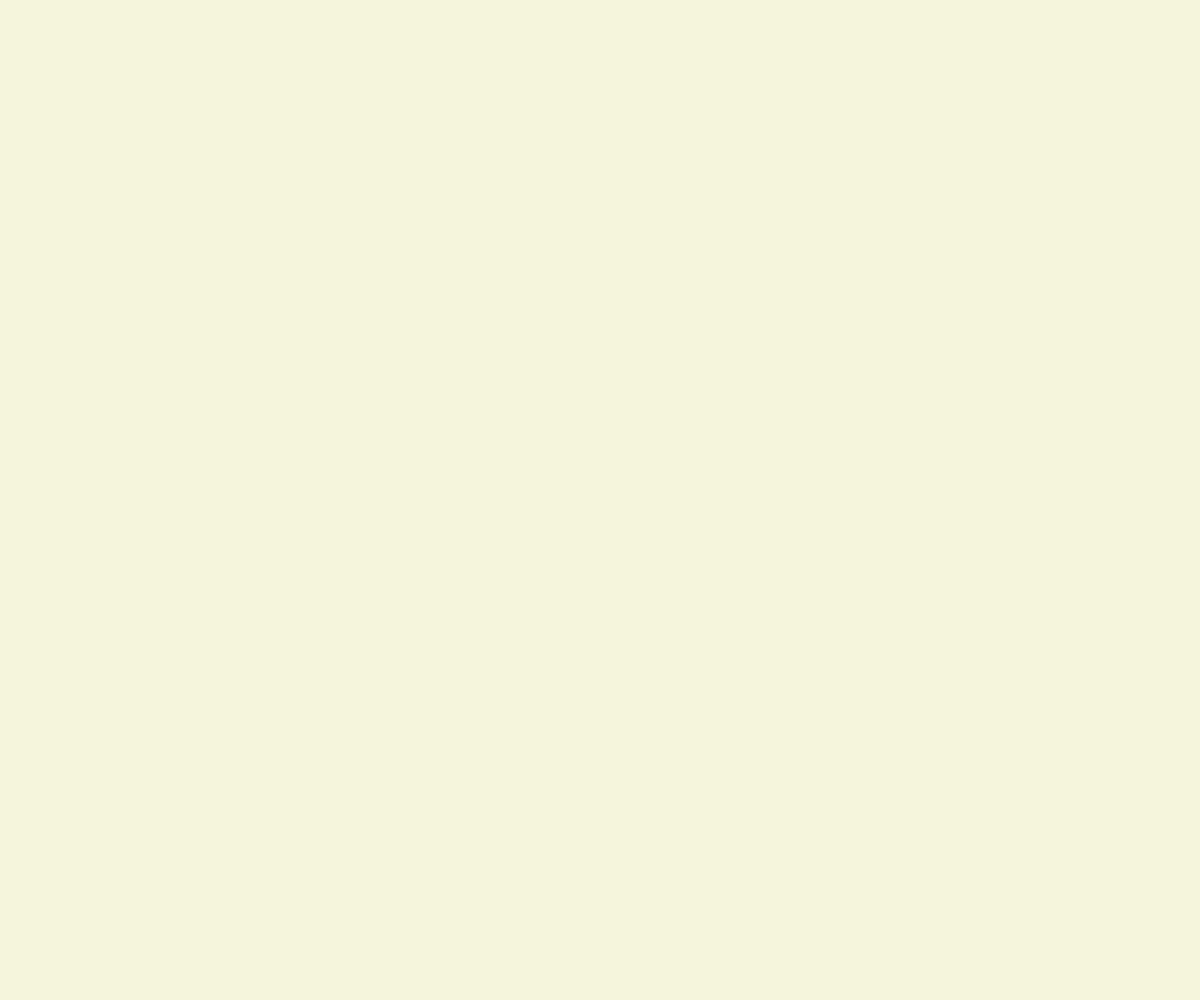
Frame 1 (no input)
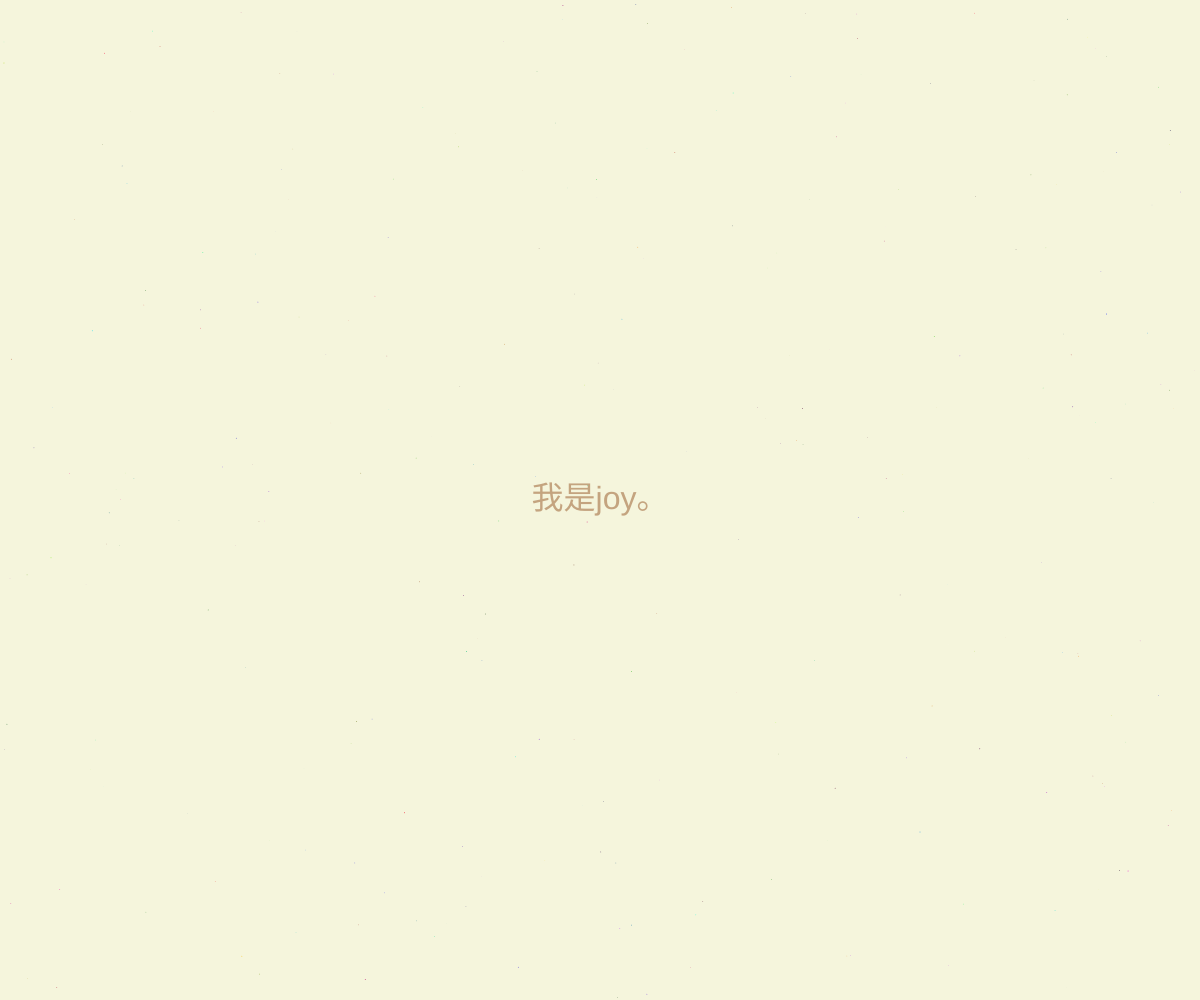
Frame 60 (no input)
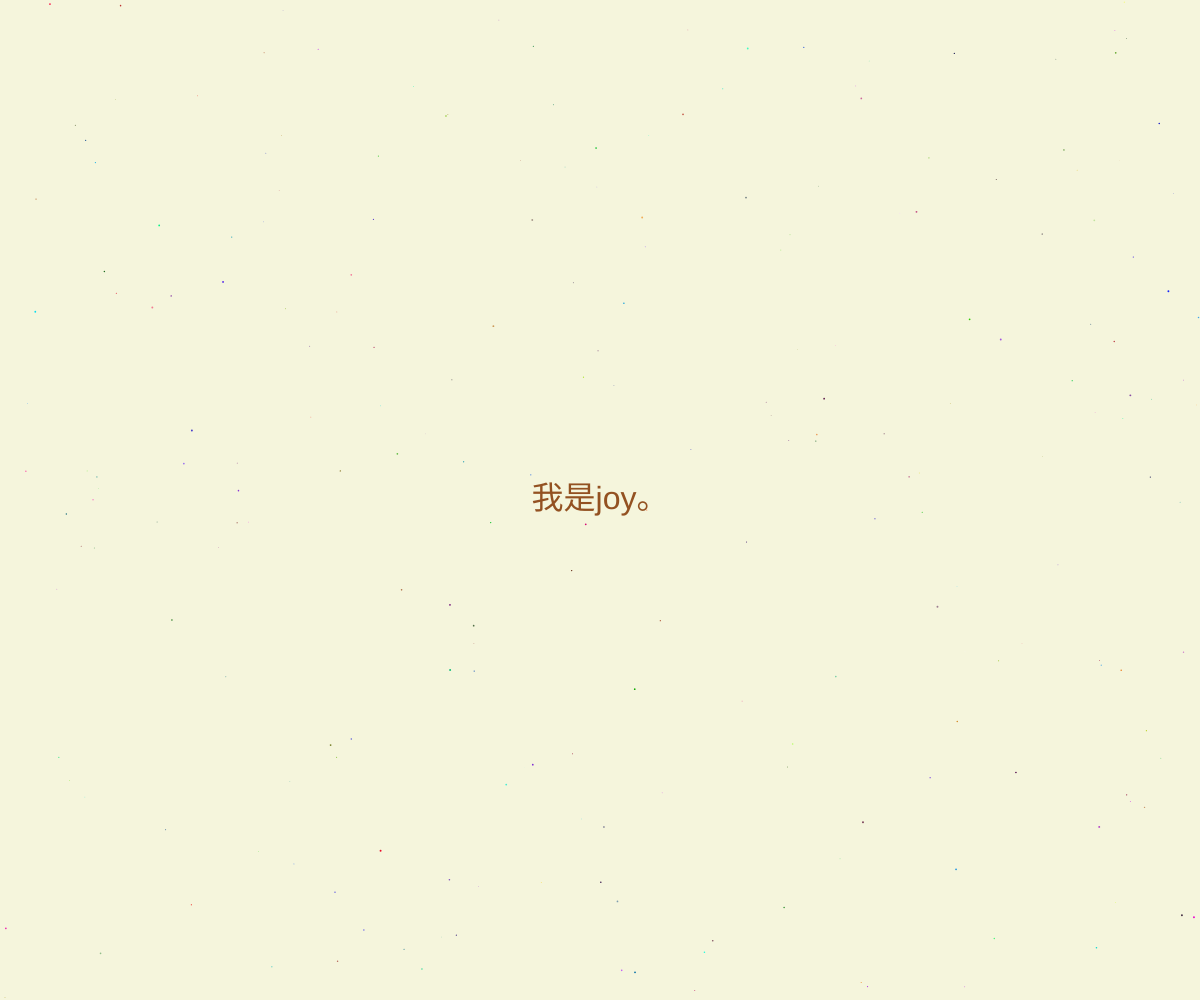
Frame 120 (the mouse pressed at the canvas centre since frame 60)

The p5.js sketch that drew these frames (run headless with seeded random() and noise() and a simulated clock; from frame 60 on, the mouse is pressed at the canvas centre):

// p5.js sketch
// ── sketch.js
let messages = [
  "我是joy。",
  "學號是413730887。",
  "身份認同是一隻棕熊。",
  "平時喜歡吃鮭魚。",
  "喜歡游泳。",
  "喜歡爬樹。",
  "但是我也是拉拉熊。",
  "所以更喜歡在家躺。"
];
let currentMessageIndex = 0;
let messageAlpha = 0;
let fadeDirection = 1; // 1: fade in, -1: fade out
let messageTimer = 0;

function setup() {
  createCanvas(windowWidth, windowHeight);
  stars = [];
  for (let i = 0; i < 1000; i++) {
    stars.push(new Star());
  }
}

function draw() {
  background(245, 245, 220); // 米白色背景
  translate(width / 2, height / 2);

  // 繪製星星
  for (let star of stars) {
    star.update();
    star.show();
  }

  // 繪製文字動畫
  drawMessage();
}

function drawMessage() {
  fill(139, 69, 19, messageAlpha); // 棕色文字，透明度根據 messageAlpha
  textAlign(CENTER, CENTER);
  textSize(32);
  text(messages[currentMessageIndex], 0, 0); // 顯示在螢幕正中央

  // 控制透明度變化
  messageAlpha += fadeDirection * 2; // 調整透明度變化速度，放慢淡入淡出
  if (messageAlpha >= 255) {
    fadeDirection = -1; // 開始淡出
    messageTimer = frameCount; // 記錄淡入完成的時間
  } else if (messageAlpha <= 0 && frameCount > messageTimer + 90) { // 增加停留時間
    fadeDirection = 1; // 開始淡入
    currentMessageIndex = (currentMessageIndex + 1) % messages.length; // 切換到下一段文字
  }
}

class Star {
  constructor() {
    this.position = createVector(random(-width, width), random(-height, height));
    this.size = random(2, 5);
    this.speed = random(0.5, 2);
    this.color = color(random(255), random(255), random(255)); // 隨機鮮豔顏色
  }

  update() {
    this.position.z -= this.speed;
    if (this.position.z < 1) {
      this.position.z = width;
      this.position.x = random(-width, width);
      this.position.y = random(-height, height);
      this.color = color(random(255), random(255), random(255)); // 更新顏色
    }
  }

  show() {
    let sx = map(this.position.x / this.position.z, 0, 1, 0, width);
    let sy = map(this.position.y / this.position.z, 0, 1, 0, height);
    let r = map(this.position.z, 0, width, 10, 0);
    noStroke();
    fill(this.color); // 使用隨機顏色
    ellipse(sx, sy, r, r);
  }
}
